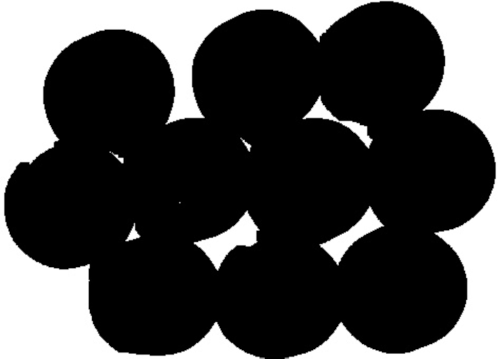
#> input picture LaTex/Imagenes/Monedas_2.png, 500 x 359 px, given in place of monedas_2.jpeg, which was not available
$ python RoundOverlappedObjects.py
#> lines starting #> are read from the running program, lines starting #| are printed output that depends on the picture; after the words box and inside, x2 and y2 are one past the last pixel; in counts of white or black regions, pixels touching at a corner belong together; pictures that were not available may be replaced by others from this repository, and a replacement may not be noted
import numpy as np
import cv2
from ImagesResources import *

def round_overlapped_objects(image):
    aux_image = np.copy(image)
    np.bitwise_not(aux_image,aux_image)

    return aux_image

def get_number_objects(image:np.array,neighbours:str='8') -> int :
    """Allows to determine the number of solid objects whitout gaps

    Parameters
    ----------
    image : array

    neighbours : char
        Refers to the method used: 4-Neighbours of 8-Neighbours

    """
    if neighbours not in ['4','8']: return -1  # Error in the function because invalid neighbours method

    count_mask_1 = count_mask_2 = count_mask_3 = 0

    n,m = image.shape[:2]

    for x in range(m-1):
        for y in range(n-1):
            bit_quad_aux = image[y:y+2,x:x+2]
            # First is verified if a window is just white pixels
            if np.array_equal(bit_quad_aux,MASK_WHITE): pass
            else: # Then if it's not, if it matches with any of the 3 masks
                if np.array_equal(bit_quad_aux,MASK_1):   count_mask_1 += 1
                elif np.array_equal(bit_quad_aux,MASK_2): count_mask_2 += 1
                elif np.array_equal(bit_quad_aux,MASK_3): count_mask_3 += 1

    # 4-Neighbour Number of objects
    if neighbours == '4':
        return count_mask_1 - count_mask_2 + count_mask_3

    # 8-Neighbour Number of objects
    if neighbours == '8':
        return count_mask_1 - count_mask_2 - count_mask_3

# https://docs.opencv.org/3.4/d2/dbd/tutorial_distance_transform.html
def main():
    structuring_element = cv2.getStructuringElement(cv2.MORPH_RECT,(5,5))

    # Obtención imagen en escala de grises
    #image = cv2.imread('Resources/Pruebas/Objects_pixelart.png',cv2.IMREAD_GRAYSCALE)
    image = cv2.imread('Resources/Pruebas/monedas_2.jpeg',cv2.IMREAD_GRAYSCALE)
#> image is the input picture: shape (359, 500); min 0, max 255, mean 72.6
    threshold,image = cv2.threshold(image,200,255,cv2.THRESH_BINARY)
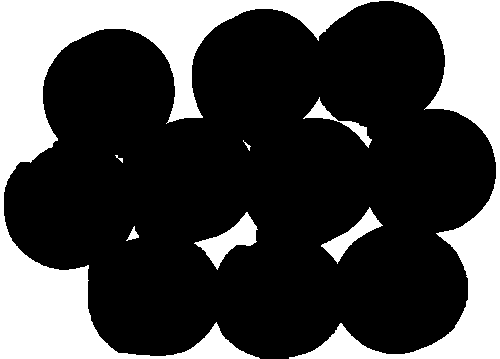
#> image: shape (359, 500); 27.8% white; 7 white regions, largest, box (x1, y1, x2, y2) and area: (0, 0, 500, 359) 46897, (194, 212, 258, 270) 1340, (321, 207, 383, 264) 982
    cv2.imshow('Imagen original',image)
    # Se invierte la imagen para que el objeto sea blanco y el fondo negro
    image = 255-image
    cv2.imshow('Imagen umbralizada e invertida',image)

    # Transformada distancia
    dist = cv2.distanceTransform(image, cv2.DIST_L2,cv2.DIST_MASK_PRECISE)
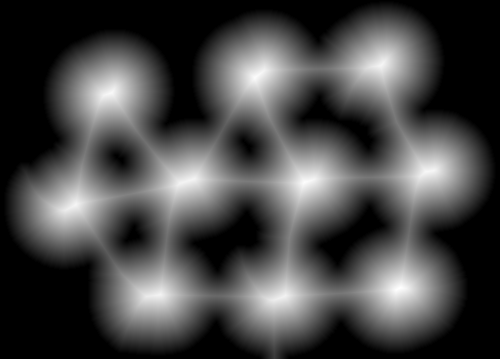
#> dist: shape (359, 500) float32; min 0, max 63.91, mean 17.7; drawn with min black and max white
    # Como el resultado de la transformada distancia se realiza en pasos muy pequeños se debe normalizar para ser observados
    cv2.normalize(dist,dist,0.0,1.0,cv2.NORM_MINMAX)
    print('dist >> ',dist.shape)
#| dist >>  (359, 500)
    cv2.imshow('Transformada distancia normalizada',dist)

    # Se aplica un umbralado
    threshold,dist = cv2.threshold(dist,0.6,1.0,cv2.THRESH_BINARY)
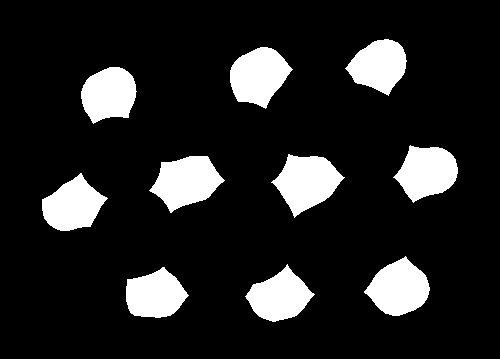
#> dist: shape (359, 500) float32; values 0 (black) and 1 (white), 13.7% white; 10 white regions, largest, box (x1, y1, x2, y2) and area: (271, 154, 345, 218) 2705, (149, 156, 225, 213) 2648, (230, 47, 293, 109) 2574
    cv2.imshow('Transformada distancia normalizada y umbralada',dist)

    cv2.normalize(dist,dist,0,255,cv2.NORM_MINMAX)
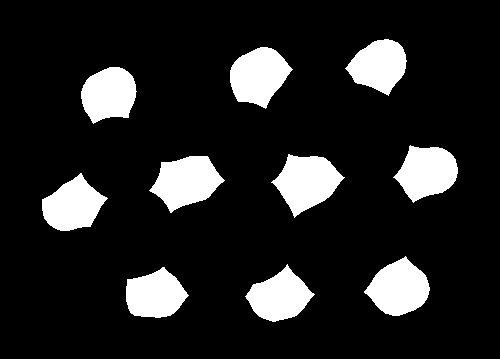
#> dist: shape (359, 500) float32; 13.7% white; 10 white regions, largest, box (x1, y1, x2, y2) and area: (271, 154, 345, 218) 2705, (149, 156, 225, 213) 2648, (230, 47, 293, 109) 2574
    dist = 255 - dist
    cv2.imshow('Objetos',dist)


    """ image = cv2.imread('Resources/Pruebas/Objetos_redondos.png',cv2.IMREAD_GRAYSCALE)
    threshold,image = cv2.threshold(image,200,255,cv2.THRESH_BINARY)
    dist = 255-image
    cv2.imshow('Imagen original',image)

    structuring_element = cv2.getStructuringElement(cv2.MORPH_RECT,(5,5))
    dist = cv2.dilate(dist,structuring_element)
    dist = cv2.dilate(dist,structuring_element)
    dist = cv2.dilate(dist,structuring_element) """

    #print('Numero objetos >> ', get_number_objects(dist))

    cv2.waitKey(15000)
    cv2.destroyAllWindows()

if __name__ == '__main__': main()

$ run again, with LaTex/Imagenes/Monedas_1.png copied over LaTex/Imagenes/Monedas_2.png
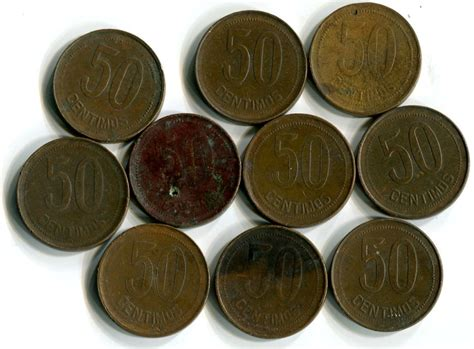
#> input picture LaTex/Imagenes/Monedas_1.png, 474 x 349 px, given in place of monedas_2.jpeg, which was not available
#> in main, `threshold,image = cv2.threshold(image,200,255,cv2.THRESH_BINARY)`:
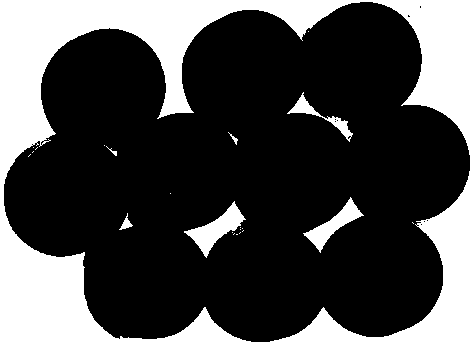
#> image: shape (349, 474); 29.8% white; 23 white regions (16 under 20 px), largest, box (x1, y1, x2, y2) and area: (0, 0, 474, 349) 46391, (184, 201, 246, 258) 1172, (303, 197, 364, 253) 948
#| dist >>  (349, 474)
#> in main, `cv2.normalize(dist,dist,0,255,cv2.NORM_MINMAX)`:
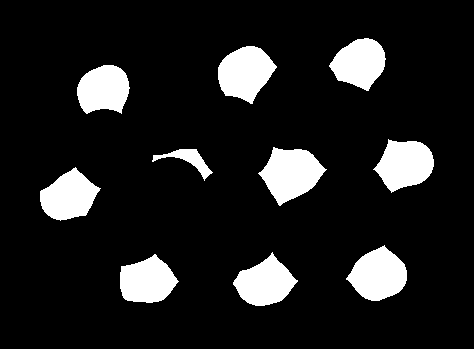
#> dist: shape (349, 474) float32; 12% white; 10 white regions, largest, box (x1, y1, x2, y2) and area: (258, 147, 327, 206) 2422, (218, 46, 277, 104) 2279, (346, 245, 407, 301) 2264
